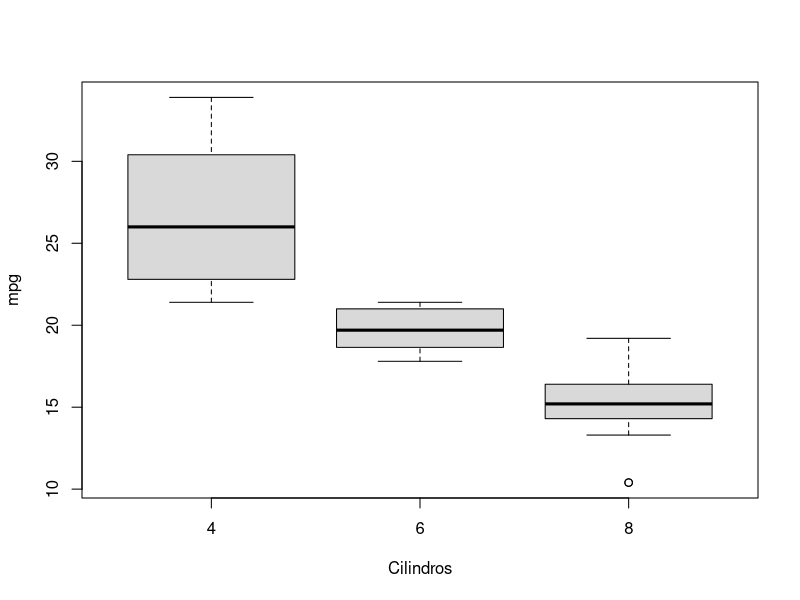

The R script that drew this image:
# Levene–Brown–Forsythe: exemplo completo ----
# Pacote: car. Instale uma única vez: install.packages("car")
library(car)

# 1. Dados: consumo (mpg) por número de cilindros
dados <- mtcars
dados$cil <- factor(dados$cyl)
aggregate(mpg ~ cil, data = dados, FUN = function(v) c(n = length(v), media = mean(v), mediana = median(v), dp = sd(v)))

# 2. Diagnóstico gráfico
boxplot(mpg ~ cil, data = dados, col = "gray85", xlab = "Cilindros", ylab = "mpg")

# 3. Brown–Forsythe (centro = mediana, padrão do pacote car)
leveneTest(mpg ~ cil, data = dados)

# 4. Levene clássico (centro = média)
leveneTest(mpg ~ cil, data = dados, center = mean)

# 5. Cálculo manual: ANOVA sobre os desvios absolutos em torno da mediana
dados$Z <- abs(dados$mpg - ave(dados$mpg, dados$cil, FUN = median))
anova(lm(Z ~ cil, data = dados))

# 6. Bartlett para comparação (sensível a não normalidade)
bartlett.test(mpg ~ cil, data = dados)

# 7. Em modelos: homogeneidade dos resíduos entre grupos
modelo <- lm(mpg ~ cil, data = dados)
leveneTest(modelo)
